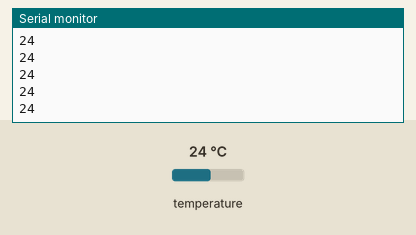
Simulated run of this sketch. Board: Arduino Uno, built with avr-gcc and run on an emulated ATmega328P. Parts: the last lines printed to the serial monitor. Wiring (inferred from the names in the program): LM75 temperature sensor at I2C address 0x4F. Inputs (shaded band) come from the test bench; at power-on: temperature 24 °C.

Above: at 1.2 s.
1.3 s: temperature set to 12 °C
At 2.1 s:
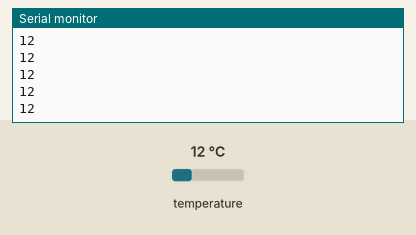
2.8 s: temperature set to 19 °C
At 3.8 s:
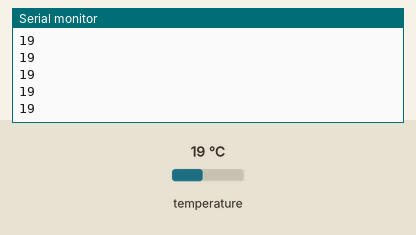
Timing chart, 0 to 5.8 s (numbered marks = the images above; inputs shaded):
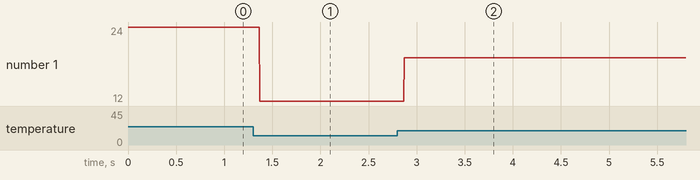

The sketch:

tc74.ino
```cpp
/**********************************************************************************
**                                                                               **
**                             USB-PIC'SCHOOL                                    **
**                            Temperature TC74                                   **
**                                                                               **
**********************************************************************************/

//********** Includes *************************************************************
#include <Wire.h>

//********** Variables TC74 *******************************************************
int temperatura1;
int address1 = B1001111;  //binary address of sensor 1

//********** Setup ****************************************************************
void setup()
{
  Serial.begin(9600);
  Wire.begin();     // create a wire object
}

//********** Loop *****************************************************************
void loop()
{
  temperatura1 = readTemp(address1);
  Serial.println(temperatura1);
}

//********** Funcions *************************************************************
int readTemp(int address)
{
  Wire.beginTransmission(address);
  Wire.write(0);
  Wire.endTransmission();
  Wire.requestFrom(address, 1);
  while(Wire.available() == 0);
  int c = Wire.read();
  return c;
}
```

Measured:
- after the input at 1.3 s, the serial monitor: prints a new line after 0.07 s (image 1)
- after the input at 2.8 s, the serial monitor: prints a new line after 0.07 s (image 2)
- plotted number 1: 24 → 12 after the input at 1.3 s, 12 → 19 after the input at 2.8 s
